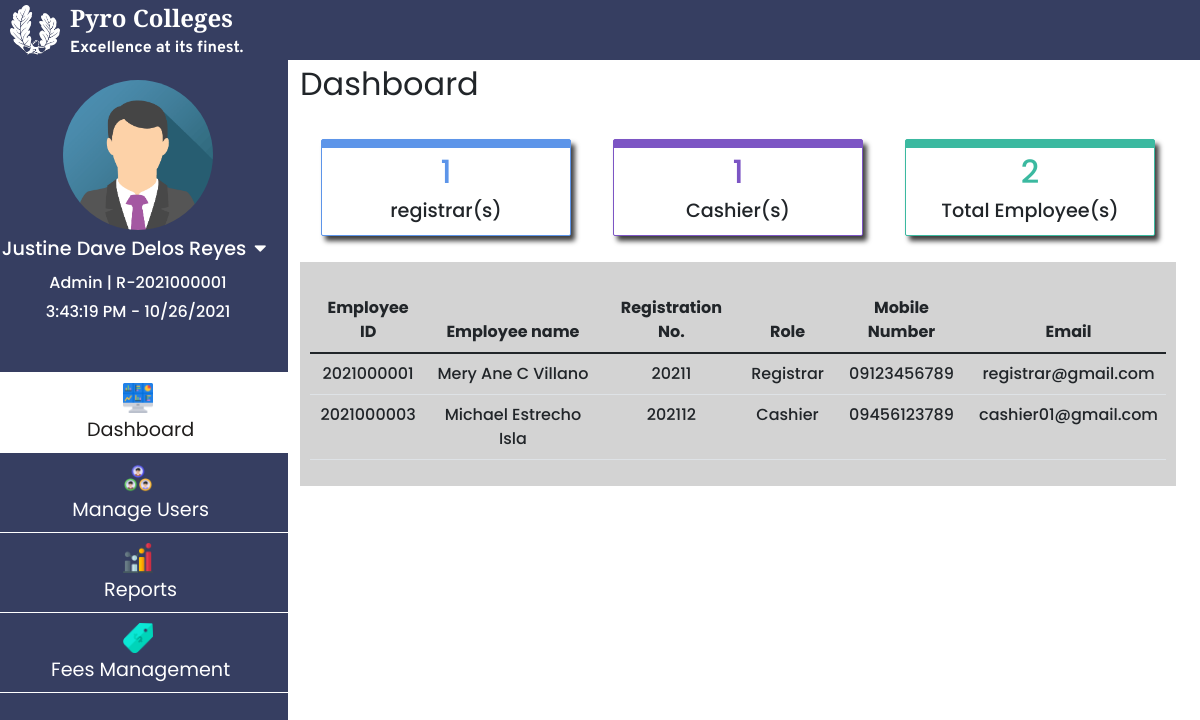
/html/registrar_access.php (signed in), run on the app's committed database.
### tables this page shows
CREATE TABLE `tbl_employee_info` (
  `reg_no` varchar(255) NOT NULL,
  `employee_id` int(20) NOT NULL,
  `role` varchar(20) NOT NULL,
  `firstname` varchar(100) NOT NULL,
  `lastname` varchar(100) NOT NULL,
  `middlename` varchar(100) NOT NULL,
  `sex` varchar(20) NOT NULL,
  `email` varchar(255) NOT NULL,
  `address` longtext NOT NULL,
  `contact_number` varchar(15) NOT NULL,
  `joined_date` varchar(100) NOT NULL
);

### html/registrar_access.php (the view, shortened to what this page needs)
<?php
  require_once '../connection/Config.php';
?>
<!doctype html>
<html lang="en">
  <head>
    <link href="https://cdn.jsdelivr.net/npm/bootstrap@5.1.1/dist/css/bootstrap.min.css" rel="stylesheet">
    <link rel="stylesheet" href="https://pro.fontawesome.com/releases/v5.10.0/css/all.css"/>
    <link rel="stylesheet" type="text/css" href="../css/registrar_access.css?<?php echo time(); ?>" />
    <link rel="stylesheet" href="https://cdnjs.cloudflare.com/ajax/libs/animate.css/4.1.1/animate.min.css"/>
    <link rel="stylesheet" href="https://cdn.linearicons.com/free/1.0.0/icon-font.min.css">
  </head>
  <body>
    <div class="nav__bar">
      <div class="nav__bar_two">
      <img src="../images/logo.png" alt="">
          <div class="nav__bar_two_text">
              <span>Pyro Colleges</span>
              <p>Excellence at its finest.</p>
          </div>
      </div>
    </div>
    <div class="row">
      <div class="col left-tab">
        <div class="upper-left-tab">
            <img src="..\images\registrar_img\sample_registrar_pic.png" alt="">
            <p class="reg__name" style="font-size: 1.2rem;"><?= $_SESSION['fullname'];?><i class="fas fa-caret-down mx-2" onclick="profile_link_show()"></i></p>
            <p class="reg__name" id="roleId"><?= $_SESSION['role'];?> | R-<?= $_SESSION['employeeId'];?></p>
            <p class="reg__name" id="reg-date-time"></p>
        </div>
            <div class="nav flex-column nav-pills pl-2 mt-5 align-middle" id="v-pills-tab" role="tablist" aria-orientation="vertical">
                <a class="nav-link active main__" id="v-pills-dashboard-tab" data-toggle="pill" href="#v-pills-dashboard" role="tab" aria-controls="v-pills-dashboard" aria-selected="true"><img src="../images/icons/dashboard.png" width="30px" height="30px" class="d-block mx-auto mb-1">&nbsp;Dashboard</a>
                <a class="nav-link main__" id="v-pills-manage-users-tab" data-toggle="pill" href="#v-pills-manage-users" role="tab" aria-controls="v-pills-manage-users" aria-selected="false"><img src="../images/icons/manage_users.png" width="30px" height="30px" class="d-block mx-auto mb-1">&nbsp;Manage Users</a>
                <a class="nav-link main__" id="v-pills-reports-tab" data-toggle="pill" href="#v-pills-reports" role="tab" aria-controls="v-pills-reports" aria-selected="false"><img src="../images/icons/reports.png" width="30px" height="30px" class="d-block mx-auto mb-1">&nbsp;Reports</a>
                <a class="nav-link main__" id="v-pills-fees-tab" data-toggle="pill" href="#v-pills-fees" role="tab" aria-controls="v-pills-fees" aria-selected="false"><img src="../images/icons/fees_management.png" width="30px" height="30px" class="d-block mx-auto mb-1">&nbsp;Fees Management</a>
            </div>
        </div>
        <div class="col-sm right-tab">
          <div class="tab-content" id="v-pills-tabContent">
            <div class="tab-pane fade show active" id="v-pills-dashboard" role="tabpanel" aria-labelledby="v-pills-dashboard-tab">
              <p class="title_tab_universal" >Dashboard</p>
            <div class="dashBoardforAdmin">
            <div class="studentCountBoxContainer">
            <div class="employeeCountBox mb-3 d-block mx-auto" id="">
                      <span class="lnr lnr-users text-center py-1"></span>
                    <div class="employeeCounter">
                      <h2>
                        <?php
                          $sql = "SELECT `role`FROM `tbl_employee_info` WHERE `role` = 'Registrar'";
                          $statement = $con->prepare($sql);
                          $statement->execute();
                          $result = $statement->get_result();
                          $count = mysqli_num_rows($result);
                          echo $count;
                        ?>
                      </h2>
                        <h3>
                          registrar(s)
                        </h3>
                    </div>
                  </div>
            <div class="employeeCountBox mb-3 d-block mx-auto" id="">
              <span class="lnr lnr-users text-center py-1"></span>
            <div class="employeeCounter">
              <h2>
                <?php
                  $sql = "SELECT `role`FROM `tbl_employee_info` WHERE `role` = 'Cashier'";
                  $statement = $con->prepare($sql);
                  $statement->execute();
                  $result = $statement->get_result();
                  $count = mysqli_num_rows($result);
                  echo $count;
                ?>
              </h2>
                <h3>
                  Cashier(s)
                </h3>
            </div>
          </div>
          <div class="employeeCountBox mb-3 d-block mx-auto" id="">
            <span class="lnr lnr-users text-center py-1"></span>
          <div class="employeeCounter">
            <h2>
              <?php
                $sql = "SELECT * FROM tbl_employee_info";
                $statement = $con->prepare($sql);
                $statement->execute();
                $result = $statement->get_result();
                $count = mysqli_num_rows($result);
                echo $count;
              ?>
            </h2>
              <h3>
                Total Employee(s)
              </h3>
          </div>
        </div>
        </div>
                  <div class="universal_bg_gray_table">
                     <div class="table__dashboard mt-3" id="table_dashboard_id">
                       <table class="table mydatatable">
                           <thead class="thead-light">
                             <tr>
                               <th scope="col">Employee ID</th>
                               <th scope="col">Employee name</th>
                               <th scope="col">Registration No.</th>
                               <th scope="col">Role</th>
                               <th scope="col">Mobile Number</th>
                               <th scope="col">Email</th>
                             </tr>
                           </thead>
                           <tbody id="registrarDash">
                           <?php
                            $sql ="SELECT reg_no, employee_id, role, CONCAT(firstname,' ',middlename,' ',lastname) AS fullname,  email, contact_number
                            FROM tbl_employee_info";
                            $stmt = $con->prepare($sql);
                            $stmt->execute();
                            $res = $stmt->get_result();
                            $count = $res->num_rows;
                            ?>
                            <?php
                            if($count > 0){
                            while($data = $res->fetch_assoc()){?>
                            <tr class="text-center">
                                <td><?=$data['employee_id'];?></td>
                                <td><?=$data['fullname'];?></td>
                                <td><?=$data['reg_no'];?></td>
                                <td><?=$data['role'];?></td>
                                <td><?=$data['contact_number'];?></td>
                                <td><?=$data['email'];?></td>
                            </tr>
                            <?php }?>
                            <?php }else{?>
                            <tr>
                                <td><?php echo "No Records"?></td>
                            </tr>
                            <?php }
                            ?>
                           </tbody>
                         </table>
                       </div>
                 </div>
                </div>
          </div>
          </div>
        </div>
    </div>
  </body>
</html>

### css/registrar_access.css (style rules this page uses)
:root { font-size: 16px; --black-color: rgb(31, 29, 28); --white-color: #FFFFFF; --blue-color: #56A8CBFF; --green-color: #3bb9a0; --input-background-color: rgb(194, 207, 219); --font-school-name: 'Zilla Slab', serif; --font-tagline: 'Overpass', sans-serif; }
* { font-family: 'Poppins', sans-serif; margin: 0; padding: 0; box-sizing: border-box; }
.nav__bar { width: 100%; height: 60px; background: #363e61; color: white; display: flex; justify-content: center; flex-direction: column; margin: 0; transition: 300ms ease; position: fixed; z-index: 1000; }
.nav__bar .nav__bar_two img { width: 50px; height: 50px; margin: 0 10px; }
.nav__bar .nav__bar_two { display: flex; align-items: center; }
.nav__bar .nav__bar_two .nav__bar_two_text span { display: block; font-family: var(--font-school-name); font-size: 1.5rem; font-weight: bold; color: var(--white-color); margin-top: 10px; }
.nav__bar .nav__bar_two .nav__bar_two_text p { font-family: var(--font-tagline); color: var(--white-color); font-weight: bold; margin-bottom: 10px; }
.row { width: 100%; }
.left-tab { padding: 0; top: 0; bottom: 0; overflow-y: auto; max-width: 300px; position: fixed; margin-top: 60px; background-color: #363e61; color: var(--white-color); z-index: 999; }
.right-tab { margin-left: 300px; margin-top: 60px; width: 100%; overflow-x: hidden; }
.upper-left-tab { position: relative; }
.upper-left-tab > * { transition: 300ms ease; }
.upper-left-tab img { width: 150px; height: 150px; border-radius: 50%; display: block; margin: 20px auto 5px; }
.reg__name { text-align: center; margin: 0; font-weight: 500; margin-bottom: 5px; }
.reg__name i { cursor: pointer; }
.nav-link.main__ { color: var(--white-color); font-size: 1.2rem; padding: 10px 25px; line-height: 25px; width: 100%; text-align: center; transition: 250ms; border-bottom: 1px solid var(--white-color); border-radius: 0; }
.nav-link.main__:first-child { border-top: 1px solid var(--white-color); }
.nav-link.main__.active { background-color: var(--white-color); color: var(--black-color); }
.title_tab_universal { font-size: 2rem; }
.universal_bg_gray_table { background-color: lightgray; padding: 10px; margin-top: 10px; width: 100%; overflow-x: auto; }
.table { margin-top: 10px; text-align: center; font-weight: 500; }
.studentCountBoxContainer { display: flex; justify-content: center; flex-wrap: wrap; }
.studentCountBox, .employeeCountBox { cursor: pointer; border-radius: 2px; overflow-x: hidden; margin: 0 25px; display: flex; -webkit-box-shadow: 4px 5px 5px 0px rgba(0,0,0,0.75); -moz-box-shadow: 4px 5px 5px 0px rgba(0,0,0,0.75); box-shadow: 4px 5px 5px 0px rgba(0,0,0,0.75); transition: all 150ms ease; width: 250px; margin-top: 15px; }
.studentCountBox:nth-child(1), .employeeCountBox:nth-child(1) { background-color: #5d95e9; border: thin solid #5d95e9; }
.studentCountBox:nth-child(1) h2, .employeeCountBox h2 { color: #5d95e9; }
.studentCountBox:nth-child(2) h2, .employeeCountBox:nth-child(2) h2 { color: #7c55c4; }
.studentCountBox:nth-child(3) h2, .employeeCountBox:nth-child(3) h2 { color: var(--green-color); }
.studentCountBox:nth-child(2), .employeeCountBox:nth-child(2) { background-color: #7c55c4; border: thin solid #7c55c4; }
.studentCountBox:nth-child(3), .employeeCountBox:nth-child(3) { background-color: var(--green-color); border: thin solid var(--green-color); }
.studentCounter, .employeeCounter { background-color: var(--white-color); padding: 5px 10px; width: 100%; }
.studentCounter h2, .employeeCounter h2 { font-size: 2rem; text-align: center; }
.studentCounter h3, .employeeCounter h3 { font-size: 1.2rem; text-align: center; }
.studentCountBox .lnr, .employeeCountBox .lnr { font-size: 3rem; color: white; display: block; margin: auto 10px; }

### data on the page
tbl_employee_info: employee_id "2021000001", fullname "Mery Ane C Villano", reg_no "20211", role "Registrar", contact_number "09123456789", email "registrar@gmail.com"
tbl_employee_info: employee_id "2021000003", fullname "Michael Estrecho Isla", reg_no "202112", role "Cashier", contact_number "09456123789", email "cashier01@gmail.com"

### other printed values
$_SESSION['fullname'] "Justine Dave Delos Reyes"
$_SESSION['role'] "Admin"
$_SESSION['employeeId'] "2021000001"
$count "1"
$count "2"
